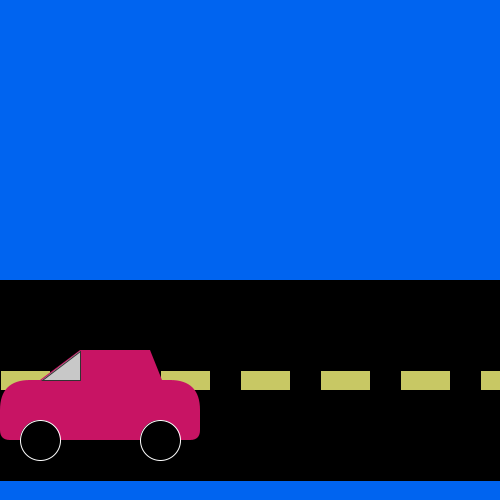
Frame 1 (no input)
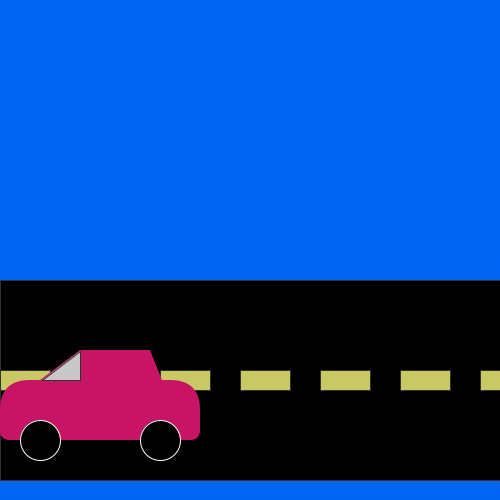
Frame 60 (the mouse pressed at the canvas centre just before this capture)
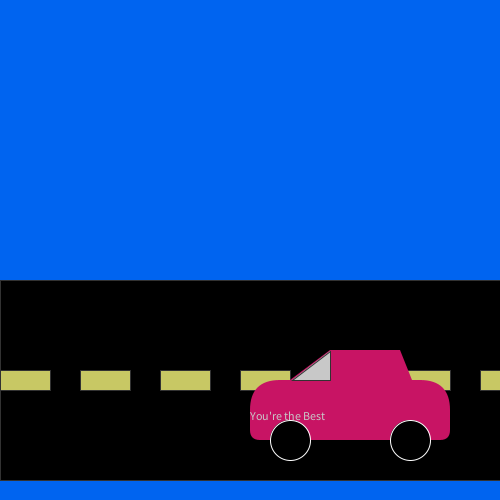
Frame 120 (the mouse held since frame 60 and released just before this capture)

The Processing sketch that drew these frames (run headless with seeded random() and noise(); from frame 60 on, the mouse is pressed at the canvas centre):

// Processing sketch: Drawing_With_Variables_Question_4
// ── Drawing_With_Variables_Question_4.pde
void setup () {
  size(500,500);
  rectMode(CORNERS);
}

void draw () {
  // These variables hold the position of the two corners of the car's chassis
  // I am using it so that all the positions of the other components will follow
  // wherever I choose to place the chassis
  int car_body_x1 = mouseX;
  int car_body_y1 = height - 60;
  int car_body_x2 = car_body_x1 + 200;
  int car_body_y2 = car_body_y1 - 60;
  
  background(0,100,240);
  
  //Road//
  fill(0);
  rect(0,car_body_y1 + 40, width, car_body_y2 - (car_body_y1 + 40 - car_body_y2));
  fill(200,200,100);
  for (int i = 0; i < width; i += 80) {
    rect(i, car_body_y1-50, i + 50, car_body_y1-70);
  }
  //Chassis//
  noStroke();
  fill(200,20,100);
  rect(car_body_x1,car_body_y1,car_body_x2,car_body_y2,100,100,10,10);
  //Roof of car//
  quad(car_body_x1 + 40, car_body_y2, car_body_x1 + 80, car_body_y2-30,car_body_x2 - 50, car_body_y2-30, car_body_x2 - 30, car_body_y2+20);
 
  //Tires//
  fill(0);
  stroke(255);
  ellipse(car_body_x1 + 40, car_body_y1, 40,40);
  ellipse(car_body_x2 - 40, car_body_y1, 40,40);
  //Windows//
  fill(200);
  stroke(50);
  triangle(car_body_x1 + 42, car_body_y2, car_body_x1 + 80, car_body_y2 - 29, car_body_x1 + 80, car_body_y2);
  
  //Just experimenting with if statements here
  if (mousePressed == true) {
    text("You're the Best", car_body_x1, car_body_y1 - 20);
  }
}
